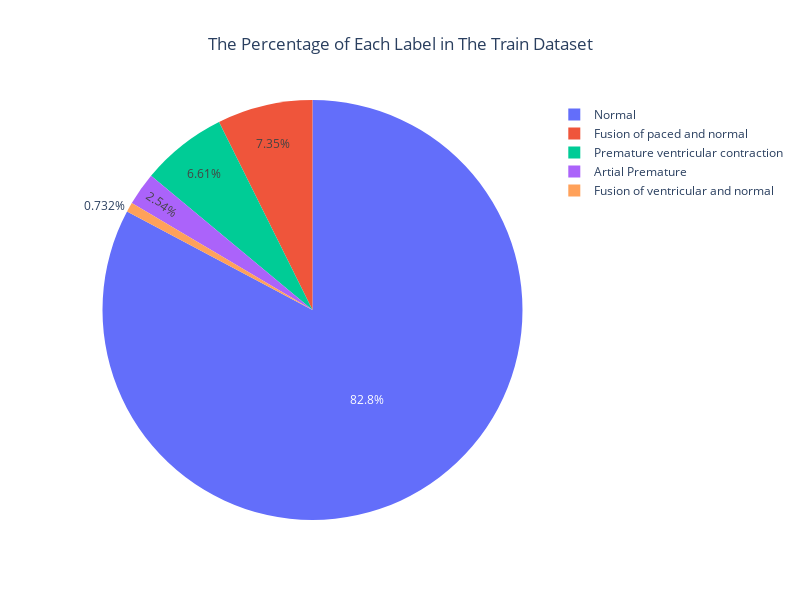

Notebook cell for this chart:
### Markdown cell above
# EDA

### Code cell
# See the number of each class in train dataset
labels = {
    0: "Normal",
    1: "Artial Premature",
    2: "Premature ventricular contraction",
    3: "Fusion of ventricular and normal",
    4: "Fusion of paced and normal"
}


value_counts = train_data.iloc[:,-1].value_counts().rename(labels)

pie_fig = px.pie(names=value_counts.index, values=value_counts.values,
                 title="The Percentage of Each Label in The Train Dataset")

pie_fig.update_layout(title_x=0.5, width=800, height=600)
pie_fig.show()

### Figure 1 — Plotly figure (JSON) as saved in the notebook; plotly's stock layout.template omitted (floating-point values rounded to 4 significant figures)
{"data": [{"domain": {"x": [0, 1], "y": [0, 1]}, "hovertemplate": "label=%{label}<br>value=%{value}<extra></extra>", "labels": ["Normal", "Fusion of paced and normal", "Premature ventricular contraction", "Artial Premature", "Fusion of ventricular and normal"], "legendgroup": "", "name": "", "showlegend": true, "type": "pie", "values": [72471, 6431, 5788, 2223, 641]}], "layout": {"height": 600, "legend": {"tracegroupgap": 0}, "title": {"text": "The Percentage of Each Label in The Train Dataset", "x": 0.5}, "width": 800}}
